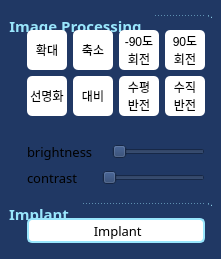
            <widget class="QWidget" name="ImageProcessingTab">
             <property name="styleSheet">
              <string notr="true">QWidget {
	background-color: rgb(32, 56, 100);
	border-radius:7px;
}</string>
             </property>
             <attribute name="title">
              <string>Image Processing</string>
             </attribute>
             <layout class="QVBoxLayout" name="verticalLayout_26">
              <property name="leftMargin">
               <number>7</number>
              </property>
              <property name="topMargin">
               <number>15</number>
              </property>
              <property name="rightMargin">
               <number>7</number>
              </property>
              <property name="bottomMargin">
               <number>7</number>
              </property>
              <item>
               <layout class="QVBoxLayout" name="verticalLayout_28">
                <item>
                 <widget class="QGroupBox" name="imageProcessingGroupBox">
                  <property name="font">
                   <font>
                    <family>Tmon몬소리 Black</family>
                    <pointsize>11</pointsize>
                    <bold>true</bold>
                   </font>
                  </property>
                  <property name="styleSheet">
                   <string notr="true">QGroupBox {
	color: rgb(153, 230, 252);
	border-top: 1px dashed rgb(153, 230, 252);
	padding-top: 15px;
}

QGroupBox::title {
	subcontrol-origin: margin;
	subcontrol-position: top left;
	padding-right: 10px;
}</string>
                  </property>
                  <property name="title">
                   <string>Image Processing</string>
                  </property>
                  <layout class="QVBoxLayout" name="verticalLayout_29">
                   <property name="leftMargin">
                    <number>20</number>
                   </property>
                   <property name="topMargin">
                    <number>15</number>
                   </property>
                   <item>
                    <layout class="QVBoxLayout" name="verticalLayout_30">
                     <item>
                      <layout class="QGridLayout" name="gridLayout">
                       <item row="0" column="0">
                        <widget class="QToolButton" name="zoomInToolButton">
                         <property name="minimumSize">
                          <size>
                           <width>40</width>
                           <height>40</height>
                          </size>
                         </property>
                         <property name="maximumSize">
                          <size>
                           <width>40</width>
                           <height>40</height>
                          </size>
                         </property>
                         <property name="toolTip">
                          <string>Zoom In</string>
                         </property>
                         <property name="styleSheet">
                          <string notr="true">QToolButton {
	background-color: rgb(255, 255, 255);
	border-radius:5px;
}

</string>
                         </property>
                         <property name="text">
                          <string>확대</string>
                         </property>
                         <property name="icon">
                          <iconset resource="Image.qrc">
                           <normaloff>:/iii/iii/zoomIn.png</normaloff>:/iii/iii/zoomIn.png</iconset>
                         </property>
                         <property name="iconSize">
                          <size>
                           <width>30</width>
                           <height>30</height>
                          </size>
                         </property>
                        </widget>
                       </item>
                       <item row="0" column="1">
                        <widget class="QToolButton" name="zoomOutToolButton">
                         <property name="minimumSize">
                          <size>
                           <width>40</width>
                           <height>40</height>
                          </size>
                         </property>
                         <property name="maximumSize">
                          <size>
                           <width>40</width>
                           <height>40</height>
                          </size>
                         </property>
                         <property name="toolTip">
                          <string>Zoom Out</string>
                         </property>
                         <property name="styleSheet">
                          <string notr="true">QToolButton {
	background-color: rgb(255, 255, 255);
	border-radius:5px;
}

</string>
                         </property>
                         <property name="text">
                          <string>축소</string>
                         </property>
                         <property name="icon">
                          <iconset resource="Image.qrc">
                           <normaloff>:/iii/iii/zoomOut.png</normaloff>:/iii/iii/zoomOut.png</iconset>
                         </property>
                         <property name="iconSize">
                          <size>
                           <width>30</width>
                           <height>30</height>
                          </size>
                         </property>
                        </widget>
                       </item>
                       <item row="0" column="2">
                        <widget class="QToolButton" name="leftRotateToolButton">
                         <property name="minimumSize">
                          <size>
                           <width>40</width>
                           <height>40</height>
                          </size>
                         </property>
                         <property name="maximumSize">
                          <size>
                           <width>40</width>
                           <height>40</height>
                          </size>
                         </property>
                         <property name="toolTip">
                          <string>-90 Rotate</string>
                         </property>
                         <property name="styleSheet">
                          <string notr="true">QToolButton {
	background-color: rgb(255, 255, 255);
	border-radius:5px;
}
</string>
                         </property>
                         <property name="text">
                          <string>-90도
회전</string>
                         </property>
                         <property name="icon">
                          <iconset resource="Image.qrc">
                           <normaloff>:/iii/iii/leftRotate.png</normaloff>:/iii/iii/leftRotate.png</iconset>
                         </property>
                         <property name="iconSize">
                          <size>
                           <width>35</width>
                           <height>30</height>
                          </size>
                         </property>
                        </widget>
                       </item>
                       <item row="0" column="3">
                        <widget class="QToolButton" name="rightRotateToolButton">
                         <property name="minimumSize">
                          <size>
                           <width>40</width>
                           <height>40</height>
                          </size>
                         </property>
                         <property name="maximumSize">
                          <size>
                           <width>40</width>
                           <height>40</height>
                          </size>
                         </property>
                         <property name="toolTip">
                          <string>90 Rotate</string>
                         </property>
                         <property name="styleSheet">
                          <string notr="true">QToolButton {
	background-color: rgb(255, 255, 255);
	border-radius:5px;
}
</string>
                         </property>
                         <property name="text">
                          <string>90도
회전</string>
                         </property>
                         <property name="icon">
                          <iconset resource="Image.qrc">
                           <normaloff>:/iii/iii/rightRotate.png</normaloff>:/iii/iii/rightRotate.png</iconset>
                         </property>
                         <property name="iconSize">
                          <size>
                           <width>35</width>
                           <height>30</height>
                          </size>
                         </property>
                        </widget>
                       </item>
                       <item row="1" column="0">
                        <widget class="QToolButton" name="sharpenToolButton">
                         <property name="minimumSize">
                          <size>
                           <width>40</width>
                           <height>40</height>
                          </size>
                         </property>
                         <property name="maximumSize">
                          <size>
                           <width>40</width>
                           <height>40</height>
                          </size>
                         </property>
                         <property name="toolTip">
                          <string>Sharpen</string>
                         </property>
                         <property name="styleSheet">
                          <string notr="true">QToolButton {
	background-color: rgb(255, 255, 255);
	border-radius:5px;
}
</string>
                         </property>
                         <property name="text">
                          <string>선명화</string>
                         </property>
                         <property name="icon">
                          <iconset resource="Image.qrc">
                           <normaloff>:/iii/iii/sharpen.png</normaloff>:/iii/iii/sharpen.png</iconset>
                         </property>
                         <property name="iconSize">
                          <size>
                           <width>35</width>
                           <height>30</height>
                          </size>
                         </property>
                        </widget>
                       </item>
                       <item row="1" column="1">
                        <widget class="QToolButton" name="inversionToolButton">
                         <property name="minimumSize">
                          <size>
                           <width>40</width>
                           <height>40</height>
                          </size>
                         </property>
                         <property name="maximumSize">
                          <size>
                           <width>40</width>
                           <height>40</height>
                          </size>
                         </property>
                         <property name="toolTip">
                          <string>Inversion</string>
                         </property>
                         <property name="styleSheet">
                          <string notr="true">QToolButton {
	background-color: rgb(255, 255, 255);
	border-radius:5px;
}

</string>
                         </property>
                         <property name="text">
                          <string>대비</string>
                         </property>
                         <property name="icon">
                          <iconset resource="Image.qrc">
                           <normaloff>:/iii/iii/inversion.png</normaloff>:/iii/iii/inversion.png</iconset>
                         </property>
                         <property name="iconSize">
                          <size>
                           <width>29</width>
                           <height>30</height>
                          </size>
                         </property>
                        </widget>
                       </item>
                       <item row="1" column="2">
                        <widget class="QToolButton" name="horizontalFlipToolButton">
                         <property name="minimumSize">
                          <size>
                           <width>40</width>
                           <height>40</height>
                          </size>
                         </property>
                         <property name="maximumSize">
                          <size>
                           <width>40</width>
                           <height>40</height>
                          </size>
                         </property>
                         <property name="toolTip">
                          <string>Horizontal Flip</string>
                         </property>
                         <property name="styleSheet">
                          <string notr="true">QToolButton {
	background-color: rgb(255, 255, 255);
	border-radius:5px;
}
</string>
                         </property>
                         <property name="text">
                          <string>수평
반전</string>
                         </property>
                         <property name="icon">
                          <iconset resource="Image.qrc">
                           <normaloff>:/iii/iii/hFlip.png</normaloff>:/iii/iii/hFlip.png</iconset>
                         </property>
                         <property name="iconSize">
                          <size>
                           <width>30</width>
                           <height>30</height>
                          </size>
                         </property>
                        </widget>
                       </item>
                       <item row="1" column="3">
                        <widget class="QToolButton" name="verticalFlipToolButton">
                         <property name="minimumSize">
                          <size>
                           <width>40</width>
                           <height>40</height>
                          </size>
                         </property>
                         <property name="maximumSize">
                          <size>
                           <width>40</width>
                           <height>40</height>
                          </size>
                         </property>
                         <property name="toolTip">
                          <string>Vertical Flip</string>
                         </property>
                         <property name="styleSheet">
                          <string notr="true">QToolButton {
	background-color: rgb(255, 255, 255);
	border-radius:5px;
}
</string>
                         </property>
                         <property name="text">
                          <string>수직
반전</string>
                         </property>
                         <property name="icon">
                          <iconset resource="Image.qrc">
                           <normaloff>:/iii/iii/vFlip.png</normaloff>:/iii/iii/vFlip.png</iconset>
                         </property>
                         <property name="iconSize">
                          <size>
                           <width>30</width>
                           <height>30</height>
                          </size>
                         </property>
                        </widget>
                       </item>
                      </layout>
                     </item>
                     <item>
                      <spacer name="verticalSpacer_2">
                       <property name="orientation">
                        <enum>Qt::Vertical</enum>
                       </property>
                       <property name="sizeType">
                        <enum>QSizePolicy::Maximum</enum>
                       </property>
                       <property name="sizeHint" stdset="0">
                        <size>
                         <width>20</width>
                         <height>20</height>
                        </size>
                       </property>
                      </spacer>
                     </item>
                     <item>
                      <layout class="QHBoxLayout" name="horizontalLayout_18">
                       <item>
                        <widget class="QLabel" name="brightnessLabel">
                         <property name="font">
                          <font>
                           <family>고도 B</family>
                           <pointsize>10</pointsize>
                          </font>
                         </property>
                         <property name="styleSheet">
                          <string notr="true">QLabel {color: rgb(255, 255, 255)};
</string>
                         </property>
                         <property name="text">
                          <string>brightness</string>
                         </property>
                        </widget>
                       </item>
                       <item>
                        <spacer name="horizontalSpacer_3">
                         <property name="orientation">
                          <enum>Qt::Horizontal</enum>
                         </property>
                         <property name="sizeType">
                          <enum>QSizePolicy::Maximum</enum>
                         </property>
                         <property name="sizeHint" stdset="0">
                          <size>
                           <width>13</width>
                           <height>20</height>
                          </size>
                         </property>
                        </spacer>
                       </item>
                       <item>
                        <widget class="QSlider" name="brightnessSlider">
                         <property name="styleSheet">
                          <string notr="true">QSlider {color: rgb(255, 255, 255)};
</string>
                         </property>
                         <property name="orientation">
                          <enum>Qt::Horizontal</enum>
                         </property>
                        </widget>
                       </item>
                      </layout>
                     </item>
                     <item>
                      <layout class="QHBoxLayout" name="horizontalLayout_19">
                       <item>
                        <widget class="QLabel" name="contrastLabel">
                         <property name="font">
                          <font>
                           <family>고도 B</family>
                           <pointsize>10</pointsize>
                          </font>
                         </property>
                         <property name="styleSheet">
                          <string notr="true">QLabel {color: rgb(255, 255, 255)};
</string>
                         </property>
                         <property name="text">
                          <string>contrast</string>
                         </property>
                        </widget>
                       </item>
                       <item>
                        <spacer name="horizontalSpacer_4">
                         <property name="orientation">
                          <enum>Qt::Horizontal</enum>
                         </property>
                         <property name="sizeType">
                          <enum>QSizePolicy::Maximum</enum>
                         </property>
                         <property name="sizeHint" stdset="0">
                          <size>
                           <width>18</width>
                           <height>20</height>
                          </size>
                         </property>
                        </spacer>
                       </item>
                       <item>
                        <widget class="QSlider" name="contrastSlider">
                         <property name="styleSheet">
                          <string notr="true">QSlider {color: rgb(255, 255, 255)};
</string>
                         </property>
                         <property name="orientation">
                          <enum>Qt::Horizontal</enum>
                         </property>
                        </widget>
                       </item>
                      </layout>
                     </item>
                    </layout>
                   </item>
                  </layout>
                 </widget>
                </item>
                <item>
                 <layout class="QHBoxLayout" name="horizontalLayout_20">
                  <item>
                   <widget class="QGroupBox" name="implantGroupBox">
                    <property name="font">
                     <font>
                      <family>Tmon몬소리 Black</family>
                      <pointsize>11</pointsize>
                      <bold>true</bold>
                     </font>
                    </property>
                    <property name="styleSheet">
                     <string notr="true">QGroupBox {
	color: rgb(153, 230, 252);
	border-top: 1px dashed rgb(153, 230, 252);
	padding-top: 15px;
}

QGroupBox::title {
	subcontrol-origin: margin;
	subcontrol-position: top left;
	padding-right: 10px;
}</string>
                    </property>
                    <property name="title">
                     <string>Implant</string>
                    </property>
                    <layout class="QVBoxLayout" name="verticalLayout_31">
                     <property name="leftMargin">
                      <number>20</number>
                     </property>
                     <property name="topMargin">
                      <number>15</number>
                     </property>
                     <item>
                      <widget class="QPushButton" name="implantPushButton">
                       <property name="minimumSize">
                        <size>
                         <width>0</width>
                         <height>25</height>
                        </size>
                       </property>
                       <property name="maximumSize">
                        <size>
                         <width>16777215</width>
                         <height>25</height>
                        </size>
                       </property>
                       <property name="font">
                        <font>
                         <family>고도 M</family>
                         <pointsize>10</pointsize>
                        </font>
                       </property>
                       <property name="toolTip">
                        <string>Implant</string>
                       </property>
                       <property name="styleSheet">
                        <string notr="true">QPushButton {
	background-color: rgb(255, 255, 255);
	border-radius:5px;
	border: 1.5px solid rgb(153, 230, 252);
}
</string>
                       </property>
                       <property name="text">
                        <string> Implant</string>
                       </property>
                       <property name="icon">
                        <iconset resource="Image.qrc">
                         <normaloff>:/iii/iii/implant.png</normaloff>:/iii/iii/implant.png</iconset>
                       </property>
                       <property name="iconSize">
                        <size>
                         <width>20</width>
                         <height>20</height>
                        </size>
                       </property>
                      </widget>
                     </item>
                    </layout>
                   </widget>
                  </item>
                 </layout>
                </item>
               </layout>
              </item>
             </layout>
            </widget>
